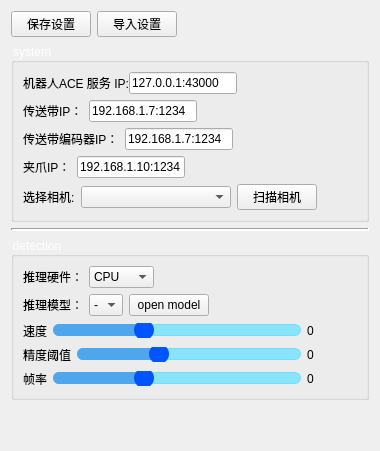
         <widget class="QWidget" name="page_3">
          <property name="styleSheet">
           <string notr="true">#page_3{background-color: rgba(255, 255, 255, 0);}

QSlider::groove:horizontal{ 
		height: 10px; 
		left: 0px; 
		right: 0px; 
		border:1px solid rgb(112, 224, 255);
	    border-radius:6px;  
		background:rgba(112, 224, 255, 200);
 } 

QSlider::handle:horizontal {
	background-color: rgb(0, 85, 255);
border: 0px solid rgb(255,153,102);
	width:  20px; 
	height: 20px; 
	margin-top: -5px; 
	margin-left: 0px; 
	margin-bottom: -5px; 
	margin-right: 0px;
	border-radius: 10px;

}
QSlider::handle:horizontal:hover {
	background-color: rgb(161, 199, 255);


}


QSlider::sub-page:horizontal{
	border-radius:6px;
	background:rgba(80,166,234,1);
}
</string>
          </property>
          <layout class="QVBoxLayout" name="verticalLayout_11">
           <item>
            <layout class="QHBoxLayout" name="horizontalLayout_16">
             <item>
              <widget class="QPushButton" name="btn_save_set">
               <property name="text">
                <string>保存设置</string>
               </property>
              </widget>
             </item>
             <item>
              <widget class="QPushButton" name="btn_read_set">
               <property name="text">
                <string>导入设置</string>
               </property>
              </widget>
             </item>
             <item>
              <spacer name="horizontalSpacer_9">
               <property name="orientation">
                <enum>Qt::Horizontal</enum>
               </property>
               <property name="sizeType">
                <enum>QSizePolicy::Expanding</enum>
               </property>
               <property name="sizeHint" stdset="0">
                <size>
                 <width>40</width>
                 <height>20</height>
                </size>
               </property>
              </spacer>
             </item>
            </layout>
           </item>
           <item>
            <widget class="QGroupBox" name="groupBox_16">
             <property name="styleSheet">
              <string notr="true">QGroupBox{
color: rgb(255, 255, 255);
font: 14px &quot;SimHei&quot;
}</string>
             </property>
             <property name="title">
              <string>system</string>
             </property>
             <layout class="QVBoxLayout" name="verticalLayout_9">
              <item>
               <layout class="QHBoxLayout" name="horizontalLayout">
                <property name="spacing">
                 <number>0</number>
                </property>
                <property name="sizeConstraint">
                 <enum>QLayout::SetMinimumSize</enum>
                </property>
                <item>
                 <widget class="QLabel" name="label_ip">
                  <property name="sizePolicy">
                   <sizepolicy hsizetype="Fixed" vsizetype="Minimum">
                    <horstretch>0</horstretch>
                    <verstretch>0</verstretch>
                   </sizepolicy>
                  </property>
                  <property name="text">
                   <string>机器人ACE 服务 IP:</string>
                  </property>
                 </widget>
                </item>
                <item>
                 <widget class="QLineEdit" name="ipaddress_edit">
                  <property name="sizePolicy">
                   <sizepolicy hsizetype="Preferred" vsizetype="Fixed">
                    <horstretch>0</horstretch>
                    <verstretch>0</verstretch>
                   </sizepolicy>
                  </property>
                  <property name="font">
                   <font>
                    <family>Arial</family>
                   </font>
                  </property>
                  <property name="styleSheet">
                   <string notr="true"/>
                  </property>
                  <property name="text">
                   <string>127.0.0.1:43000</string>
                  </property>
                 </widget>
                </item>
                <item>
                 <spacer name="horizontalSpacer_8">
                  <property name="orientation">
                   <enum>Qt::Horizontal</enum>
                  </property>
                  <property name="sizeHint" stdset="0">
                   <size>
                    <width>40</width>
                    <height>20</height>
                   </size>
                  </property>
                 </spacer>
                </item>
               </layout>
              </item>
              <item>
               <layout class="QHBoxLayout" name="horizontalLayout_20">
                <item>
                 <widget class="QLabel" name="label_7">
                  <property name="text">
                   <string>传送带IP：</string>
                  </property>
                 </widget>
                </item>
                <item>
                 <widget class="QLineEdit" name="lineEdit_belt_ip">
                  <property name="sizePolicy">
                   <sizepolicy hsizetype="Preferred" vsizetype="Fixed">
                    <horstretch>0</horstretch>
                    <verstretch>0</verstretch>
                   </sizepolicy>
                  </property>
                  <property name="text">
                   <string>192.168.1.7:1234</string>
                  </property>
                 </widget>
                </item>
                <item>
                 <spacer name="horizontalSpacer_11">
                  <property name="orientation">
                   <enum>Qt::Horizontal</enum>
                  </property>
                  <property name="sizeHint" stdset="0">
                   <size>
                    <width>40</width>
                    <height>20</height>
                   </size>
                  </property>
                 </spacer>
                </item>
               </layout>
              </item>
              <item>
               <layout class="QHBoxLayout" name="horizontalLayout_19">
                <item>
                 <widget class="QLabel" name="label_28">
                  <property name="text">
                   <string>传送带编码器IP：</string>
                  </property>
                 </widget>
                </item>
                <item>
                 <widget class="QLineEdit" name="lineEdit_encoder_ip">
                  <property name="sizePolicy">
                   <sizepolicy hsizetype="Preferred" vsizetype="Fixed">
                    <horstretch>0</horstretch>
                    <verstretch>0</verstretch>
                   </sizepolicy>
                  </property>
                  <property name="text">
                   <string>192.168.1.7:1234</string>
                  </property>
                 </widget>
                </item>
                <item>
                 <spacer name="horizontalSpacer_12">
                  <property name="orientation">
                   <enum>Qt::Horizontal</enum>
                  </property>
                  <property name="sizeHint" stdset="0">
                   <size>
                    <width>40</width>
                    <height>20</height>
                   </size>
                  </property>
                 </spacer>
                </item>
               </layout>
              </item>
              <item>
               <layout class="QHBoxLayout" name="horizontalLayout_18">
                <item>
                 <widget class="QLabel" name="label_29">
                  <property name="text">
                   <string>夹爪IP：</string>
                  </property>
                 </widget>
                </item>
                <item>
                 <widget class="QLineEdit" name="lineEdit_gripper_ip">
                  <property name="sizePolicy">
                   <sizepolicy hsizetype="Preferred" vsizetype="Fixed">
                    <horstretch>0</horstretch>
                    <verstretch>0</verstretch>
                   </sizepolicy>
                  </property>
                  <property name="text">
                   <string>192.168.1.10:1234</string>
                  </property>
                 </widget>
                </item>
                <item>
                 <spacer name="horizontalSpacer_13">
                  <property name="orientation">
                   <enum>Qt::Horizontal</enum>
                  </property>
                  <property name="sizeHint" stdset="0">
                   <size>
                    <width>40</width>
                    <height>20</height>
                   </size>
                  </property>
                 </spacer>
                </item>
               </layout>
              </item>
              <item>
               <layout class="QHBoxLayout" name="horizontalLayout_15">
                <item>
                 <widget class="QLabel" name="label_36">
                  <property name="text">
                   <string>选择相机:</string>
                  </property>
                 </widget>
                </item>
                <item>
                 <widget class="QComboBox" name="comboBox_cam">
                  <property name="minimumSize">
                   <size>
                    <width>150</width>
                    <height>0</height>
                   </size>
                  </property>
                 </widget>
                </item>
                <item>
                 <widget class="QPushButton" name="btn_scan_cam">
                  <property name="text">
                   <string>扫描相机</string>
                  </property>
                 </widget>
                </item>
                <item>
                 <spacer name="horizontalSpacer_7">
                  <property name="orientation">
                   <enum>Qt::Horizontal</enum>
                  </property>
                  <property name="sizeHint" stdset="0">
                   <size>
                    <width>40</width>
                    <height>20</height>
                   </size>
                  </property>
                 </spacer>
                </item>
               </layout>
              </item>
             </layout>
            </widget>
           </item>
           <item>
            <widget class="Line" name="line">
             <property name="lineWidth">
              <number>2</number>
             </property>
             <property name="orientation">
              <enum>Qt::Horizontal</enum>
             </property>
            </widget>
           </item>
           <item>
            <widget class="QGroupBox" name="groupBox_15">
             <property name="styleSheet">
              <string notr="true">QGroupBox{
color: rgb(255, 255, 255);
font: 14px &quot;SimHei&quot;
}</string>
             </property>
             <property name="title">
              <string>detection</string>
             </property>
             <layout class="QVBoxLayout" name="verticalLayout_10">
              <item>
               <layout class="QHBoxLayout" name="horizontalLayout_26">
                <item>
                 <widget class="QLabel" name="label_25">
                  <property name="text">
                   <string>推理硬件：</string>
                  </property>
                 </widget>
                </item>
                <item>
                 <widget class="QComboBox" name="comboBox_backend">
                  <item>
                   <property name="text">
                    <string>CPU</string>
                   </property>
                  </item>
                  <item>
                   <property name="text">
                    <string>CUDA</string>
                   </property>
                  </item>
                 </widget>
                </item>
                <item>
                 <spacer name="horizontalSpacer_14">
                  <property name="orientation">
                   <enum>Qt::Horizontal</enum>
                  </property>
                  <property name="sizeHint" stdset="0">
                   <size>
                    <width>40</width>
                    <height>20</height>
                   </size>
                  </property>
                 </spacer>
                </item>
               </layout>
              </item>
              <item>
               <layout class="QHBoxLayout" name="horizontalLayout_17">
                <item>
                 <widget class="QLabel" name="label_24">
                  <property name="text">
                   <string>推理模型：</string>
                  </property>
                 </widget>
                </item>
                <item>
                 <widget class="QComboBox" name="comboBox_model">
                  <item>
                   <property name="text">
                    <string>-</string>
                   </property>
                  </item>
                 </widget>
                </item>
                <item>
                 <widget class="QPushButton" name="pushButton_open_model">
                  <property name="text">
                   <string>open model</string>
                  </property>
                 </widget>
                </item>
                <item>
                 <spacer name="horizontalSpacer_10">
                  <property name="orientation">
                   <enum>Qt::Horizontal</enum>
                  </property>
                  <property name="sizeHint" stdset="0">
                   <size>
                    <width>40</width>
                    <height>20</height>
                   </size>
                  </property>
                 </spacer>
                </item>
               </layout>
              </item>
              <item>
               <layout class="QHBoxLayout" name="horizontalLayout_27">
                <item>
                 <widget class="QLabel" name="label_2">
                  <property name="text">
                   <string>速度</string>
                  </property>
                 </widget>
                </item>
                <item>
                 <widget class="QSlider" name="Sliderspeed">
                  <property name="styleSheet">
                   <string notr="true"/>
                  </property>
                  <property name="value">
                   <number>35</number>
                  </property>
                  <property name="orientation">
                   <enum>Qt::Horizontal</enum>
                  </property>
                 </widget>
                </item>
                <item>
                 <widget class="QLabel" name="set_label_speed">
                  <property name="minimumSize">
                   <size>
                    <width>50</width>
                    <height>0</height>
                   </size>
                  </property>
                  <property name="text">
                   <string>0</string>
                  </property>
                 </widget>
                </item>
               </layout>
              </item>
              <item>
               <layout class="QHBoxLayout" name="horizontalLayout_28">
                <item>
                 <widget class="QLabel" name="label_3">
                  <property name="text">
                   <string>精度阈值</string>
                  </property>
                 </widget>
                </item>
                <item>
                 <widget class="QSlider" name="Slider_acc_thres">
                  <property name="value">
                   <number>35</number>
                  </property>
                  <property name="orientation">
                   <enum>Qt::Horizontal</enum>
                  </property>
                 </widget>
                </item>
                <item>
                 <widget class="QLabel" name="set_label_acc_thres">
                  <property name="minimumSize">
                   <size>
                    <width>50</width>
                    <height>0</height>
                   </size>
                  </property>
                  <property name="text">
                   <string>0</string>
                  </property>
                 </widget>
                </item>
               </layout>
              </item>
              <item>
               <layout class="QHBoxLayout" name="horizontalLayout_36">
                <item>
                 <widget class="QLabel" name="label_4">
                  <property name="text">
                   <string>帧率</string>
                  </property>
                 </widget>
                </item>
                <item>
                 <widget class="QSlider" name="Slider_camera_fps">
                  <property name="value">
                   <number>35</number>
                  </property>
                  <property name="orientation">
                   <enum>Qt::Horizontal</enum>
                  </property>
                 </widget>
                </item>
                <item>
                 <widget class="QLabel" name="set_label_exposure">
                  <property name="minimumSize">
                   <size>
                    <width>50</width>
                    <height>0</height>
                   </size>
                  </property>
                  <property name="text">
                   <string>0</string>
                  </property>
                 </widget>
                </item>
               </layout>
              </item>
             </layout>
            </widget>
           </item>
           <item>
            <spacer name="verticalSpacer_7">
             <property name="orientation">
              <enum>Qt::Vertical</enum>
             </property>
             <property name="sizeHint" stdset="0">
              <size>
               <width>20</width>
               <height>40</height>
              </size>
             </property>
            </spacer>
           </item>
          </layout>
         </widget>
